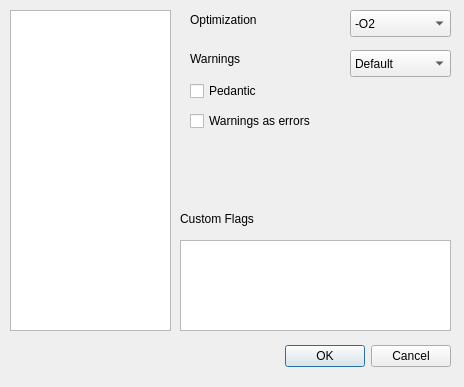
<?xml version="1.0" encoding="UTF-8"?>
<ui version="4.0">
 <class>BuildSettingsDialog</class>
 <widget class="QDialog" name="BuildSettingsDialog">
  <property name="geometry">
   <rect>
    <x>0</x>
    <y>0</y>
    <width>464</width>
    <height>387</height>
   </rect>
  </property>
  <property name="windowTitle">
   <string>Build Settings</string>
  </property>
  <widget class="QDialogButtonBox" name="buttonBox">
   <property name="geometry">
    <rect>
     <x>110</x>
     <y>340</y>
     <width>341</width>
     <height>32</height>
    </rect>
   </property>
   <property name="orientation">
    <enum>Qt::Horizontal</enum>
   </property>
   <property name="standardButtons">
    <set>QDialogButtonBox::Cancel|QDialogButtonBox::Ok</set>
   </property>
  </widget>
  <widget class="QTreeWidget" name="projTree">
   <property name="geometry">
    <rect>
     <x>10</x>
     <y>10</y>
     <width>161</width>
     <height>321</height>
    </rect>
   </property>
   <property name="headerHidden">
    <bool>true</bool>
   </property>
   <column>
    <property name="text">
     <string notr="true">1</string>
    </property>
   </column>
  </widget>
  <widget class="QComboBox" name="optCB">
   <property name="geometry">
    <rect>
     <x>350</x>
     <y>10</y>
     <width>101</width>
     <height>27</height>
    </rect>
   </property>
   <item>
    <property name="text">
     <string>-O2</string>
    </property>
   </item>
   <item>
    <property name="text">
     <string>-O0</string>
    </property>
   </item>
   <item>
    <property name="text">
     <string>-O1</string>
    </property>
   </item>
   <item>
    <property name="text">
     <string>-O3</string>
    </property>
   </item>
   <item>
    <property name="text">
     <string>Custom</string>
    </property>
   </item>
  </widget>
  <widget class="QLabel" name="label">
   <property name="geometry">
    <rect>
     <x>190</x>
     <y>10</y>
     <width>101</width>
     <height>20</height>
    </rect>
   </property>
   <property name="text">
    <string>Optimization</string>
   </property>
  </widget>
  <widget class="QComboBox" name="warnCB">
   <property name="geometry">
    <rect>
     <x>350</x>
     <y>50</y>
     <width>101</width>
     <height>27</height>
    </rect>
   </property>
   <item>
    <property name="text">
     <string>Default</string>
    </property>
   </item>
   <item>
    <property name="text">
     <string>None (-w)</string>
    </property>
   </item>
   <item>
    <property name="text">
     <string>All (-Wall)</string>
    </property>
   </item>
  </widget>
  <widget class="QLabel" name="label_2">
   <property name="geometry">
    <rect>
     <x>190</x>
     <y>50</y>
     <width>81</width>
     <height>17</height>
    </rect>
   </property>
   <property name="text">
    <string>Warnings</string>
   </property>
  </widget>
  <widget class="QCheckBox" name="pedantic">
   <property name="geometry">
    <rect>
     <x>190</x>
     <y>80</y>
     <width>161</width>
     <height>22</height>
    </rect>
   </property>
   <property name="text">
    <string>Pedantic</string>
   </property>
  </widget>
  <widget class="QCheckBox" name="checkBox">
   <property name="geometry">
    <rect>
     <x>190</x>
     <y>110</y>
     <width>201</width>
     <height>22</height>
    </rect>
   </property>
   <property name="text">
    <string>Warnings as errors</string>
   </property>
  </widget>
  <widget class="QPlainTextEdit" name="customFlags">
   <property name="geometry">
    <rect>
     <x>180</x>
     <y>240</y>
     <width>271</width>
     <height>91</height>
    </rect>
   </property>
  </widget>
  <widget class="QLabel" name="label_3">
   <property name="geometry">
    <rect>
     <x>180</x>
     <y>210</y>
     <width>191</width>
     <height>17</height>
    </rect>
   </property>
   <property name="text">
    <string>Custom Flags</string>
   </property>
  </widget>
 </widget>
 <resources/>
 <connections>
  <connection>
   <sender>buttonBox</sender>
   <signal>accepted()</signal>
   <receiver>BuildSettingsDialog</receiver>
   <slot>accept()</slot>
   <hints>
    <hint type="sourcelabel">
     <x>248</x>
     <y>254</y>
    </hint>
    <hint type="destinationlabel">
     <x>157</x>
     <y>274</y>
    </hint>
   </hints>
  </connection>
  <connection>
   <sender>buttonBox</sender>
   <signal>rejected()</signal>
   <receiver>BuildSettingsDialog</receiver>
   <slot>reject()</slot>
   <hints>
    <hint type="sourcelabel">
     <x>316</x>
     <y>260</y>
    </hint>
    <hint type="destinationlabel">
     <x>286</x>
     <y>274</y>
    </hint>
   </hints>
  </connection>
 </connections>
</ui>
